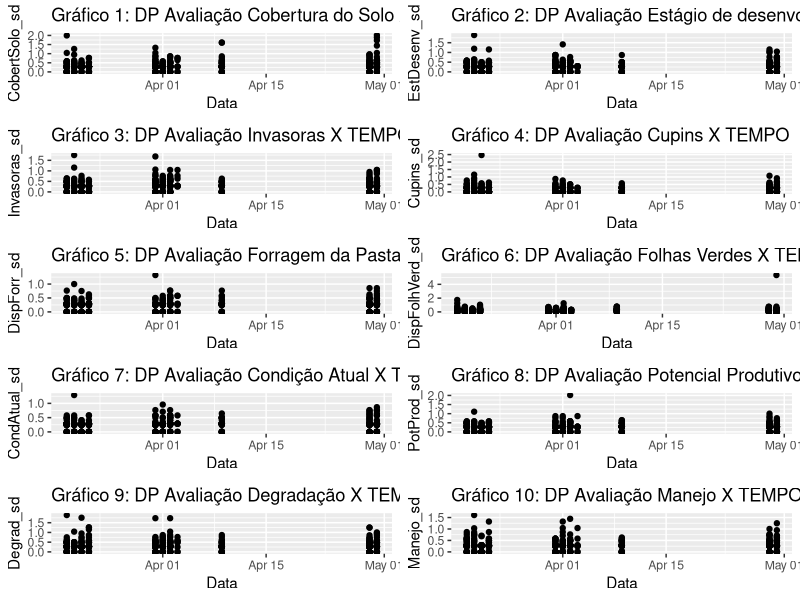

The R source for this figure:
library(ggplot2)
library(readxl)
library(tidyverse)
library(dplyr)
library(modeest)
library(gridExtra)
library(caret)
library(rpart)
# Defina o diretório de trabalho
setwd("C:/Users/luisd/OneDrive/Área de Trabalho/DATATHON")

# Carregar os dados
dados <- read_xlsx("dados_escores_processados.xlsx")
dados.geologicos <- read.csv("dados_geoloc_classe.csv")
#Omitindo linhas com NA
dados <- na.omit(dados)
dados.geologicos<-na.omit(dados.geologicos)
# Convertendo a coluna Altura para character para obter a moda(correção de erro na construção dos dados)
dados$Altura <- as.character(dados$Altura)

# Calculando a média e o desvio padrão
resultados <- dados %>%
  group_by(PontoID, Ponto) %>%
  reframe(across(7:16, #Colunas dos Escores
                 list(media = ~ mean(.x, na.rm = TRUE), #Media
                      sd = ~ sd(.x, na.rm = TRUE)), #Desvio Padrão
                 .names = "{.col}_{.fn}")) #Nomeando as colunas

#observando a respectiva Espécie de acordo com os ID's
especie <- dados %>%
  select(PontoID,Ponto, Especie01) %>%
  distinct()

# Adicionando a coluna de espécies
resultados <- resultados %>%
  left_join(especie, by = c("Ponto","PontoID"))

resultados <- resultados %>% select(-PontoID)

#Observando a data respectiva para cada variável ID Ponto
df <- dados[,c(1,3)] %>%
  distinct(Ponto, .keep_all = TRUE)

# Fazendo o join dos resultados e a data
resultados <- inner_join(resultados, df, by = "Ponto")

#Definindo como data
resultados$Data <- as.Date(resultados$Data)

# Ordenando os resultados pela data
resultado_ordenado <- resultados %>%
  arrange(desc(Data))  

gf1 <-ggplot(data = resultado_ordenado,aes(x=Data,y=CobertSolo_sd))+
  geom_point()+ggtitle("Gráfico 1: DP Avaliação Cobertura do Solo X TEMPO")

gf2 <-ggplot(data = resultado_ordenado,aes(x=Data,y=EstDesenv_sd))+
  geom_point()+ggtitle("Gráfico 2: DP Avaliação Estágio de desenvolvimento X TEMPO")

gf3 <-ggplot(data = resultado_ordenado,aes(x=Data,y=Invasoras_sd))+
  geom_point()+ggtitle("Gráfico 3: DP Avaliação Invasoras X TEMPO")

gf4 <-ggplot(data = resultado_ordenado,aes(x=Data,y=Cupins_sd))+
  geom_point()+ggtitle("Gráfico 4: DP Avaliação Cupins X TEMPO")

gf5 <-ggplot(data = resultado_ordenado,aes(x=Data,y=DispForr_sd))+
  geom_point()+ggtitle("Gráfico 5: DP Avaliação Forragem da Pastagem  X TEMPO")

gf6 <-ggplot(data = resultado_ordenado,aes(x=Data,y=DispFolhVerd_sd))+
  geom_point()+ggtitle("Gráfico 6: DP Avaliação Folhas Verdes X TEMPO")

gf7 <-ggplot(data = resultado_ordenado,aes(x=Data,y=CondAtual_sd))+
  geom_point()+ggtitle("Gráfico 7: DP Avaliação Condição Atual X TEMPO")

gf8 <-ggplot(data = resultado_ordenado,aes(x=Data,y=PotProd_sd))+
  geom_point()+ggtitle("Gráfico 8: DP Avaliação Potencial Produtivo X TEMPO")

gf9 <-ggplot(data = resultado_ordenado,aes(x=Data,y=Degrad_sd))+
  geom_point()+ggtitle("Gráfico 9: DP Avaliação Degradação X TEMPO")

gf10 <-ggplot(data = resultado_ordenado,aes(x=Data,y=Manejo_sd))+
  geom_point()+ggtitle("Gráfico 10: DP Avaliação Manejo X TEMPO")

#Grid dos gráficos gerados
grid.arrange(gf1,gf2,gf3,gf4,gf5,
             gf6,gf7,gf8,gf9,gf10,ncol = 2)
